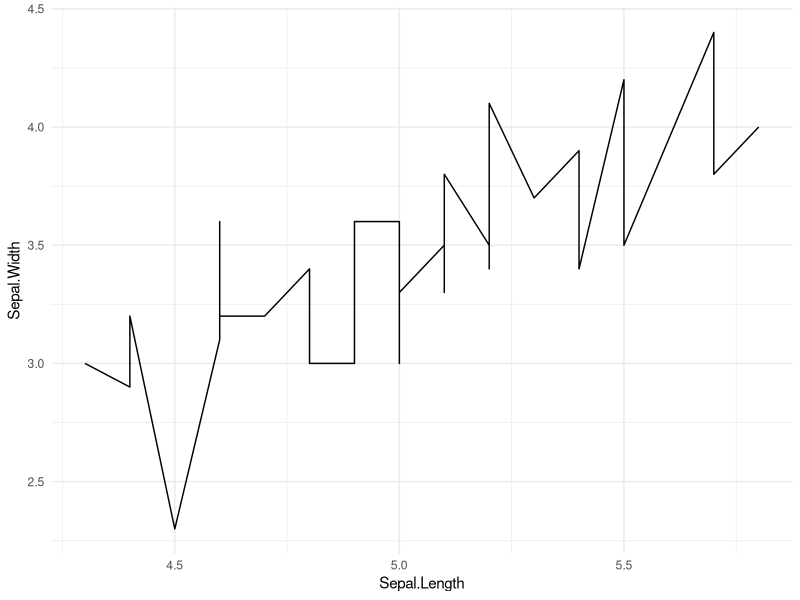
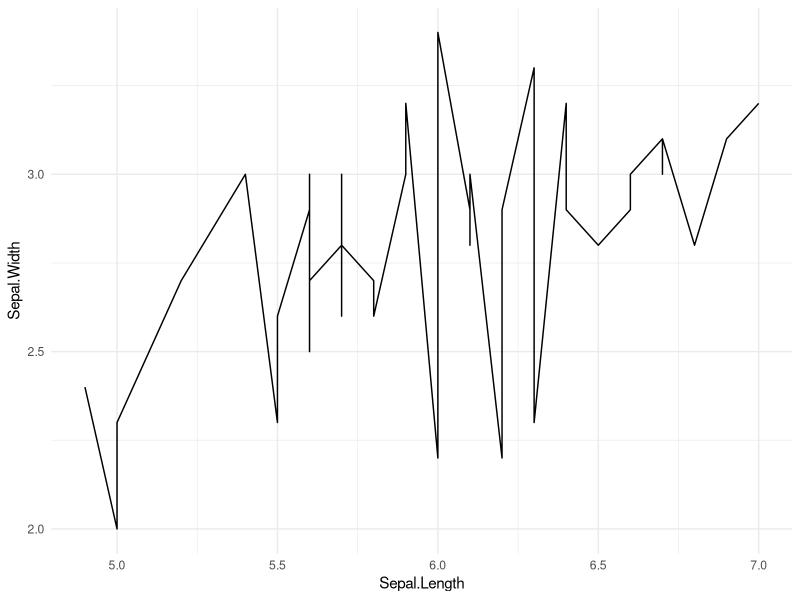
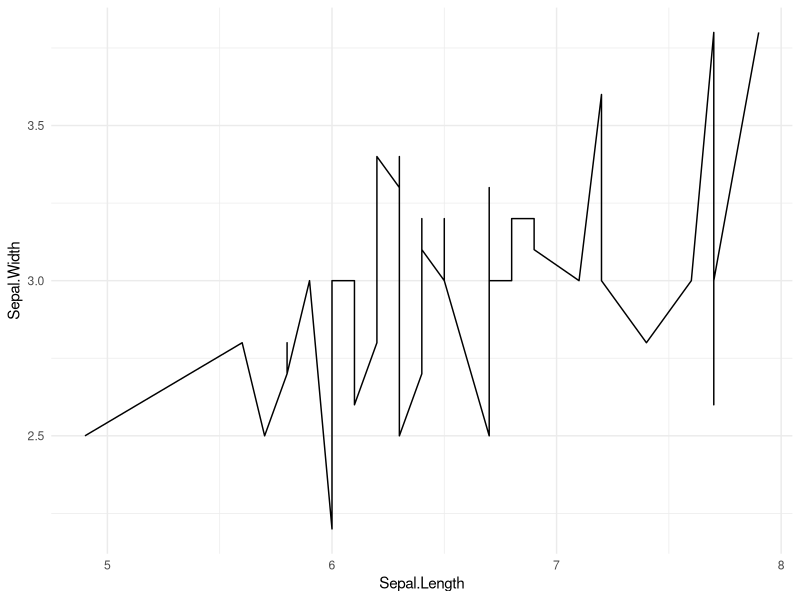
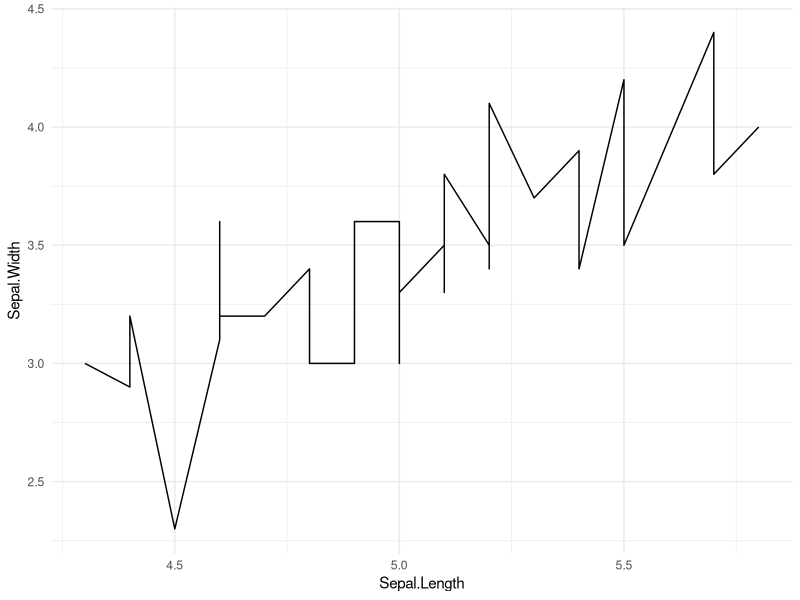
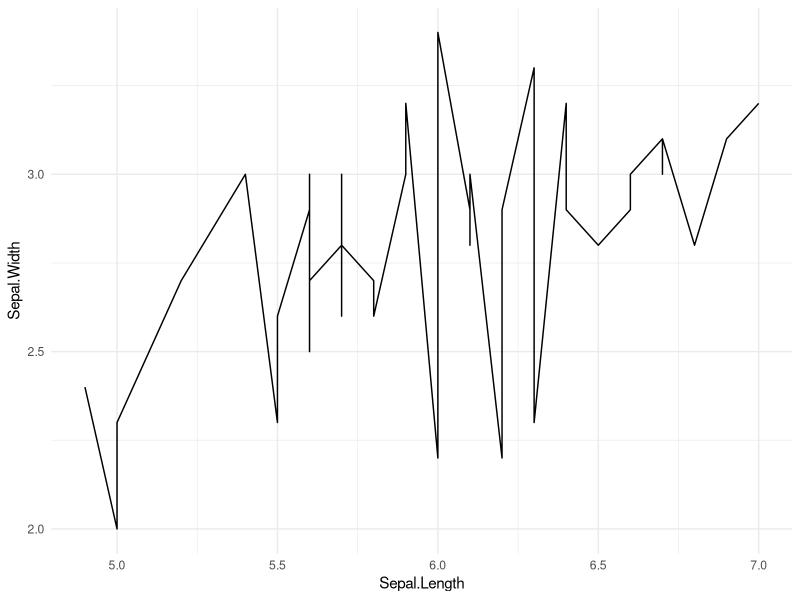
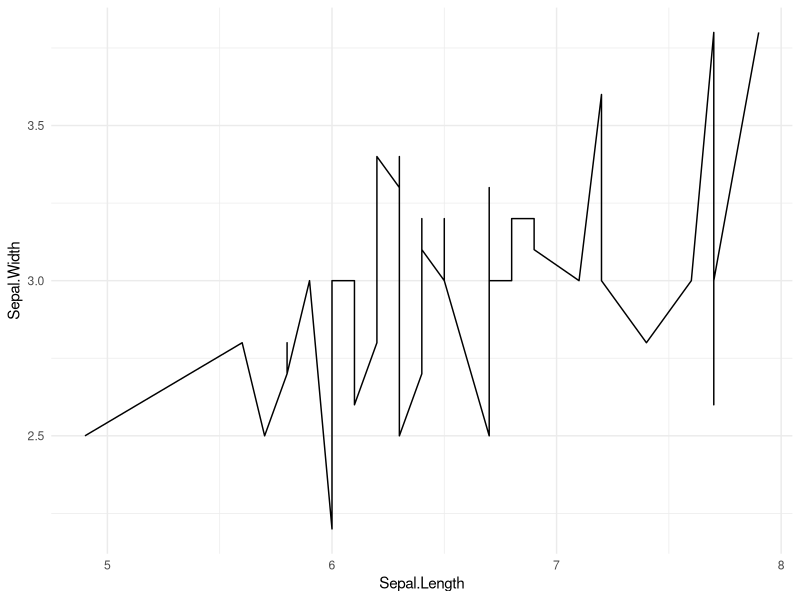
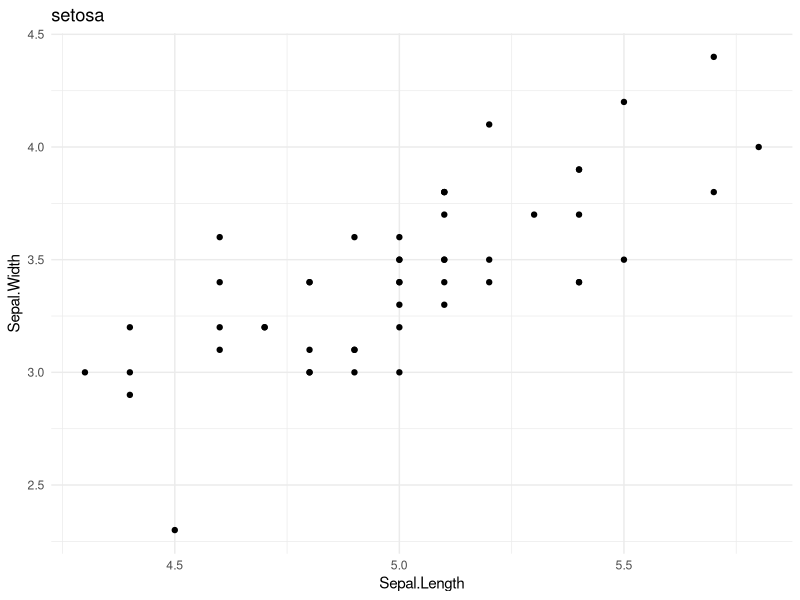
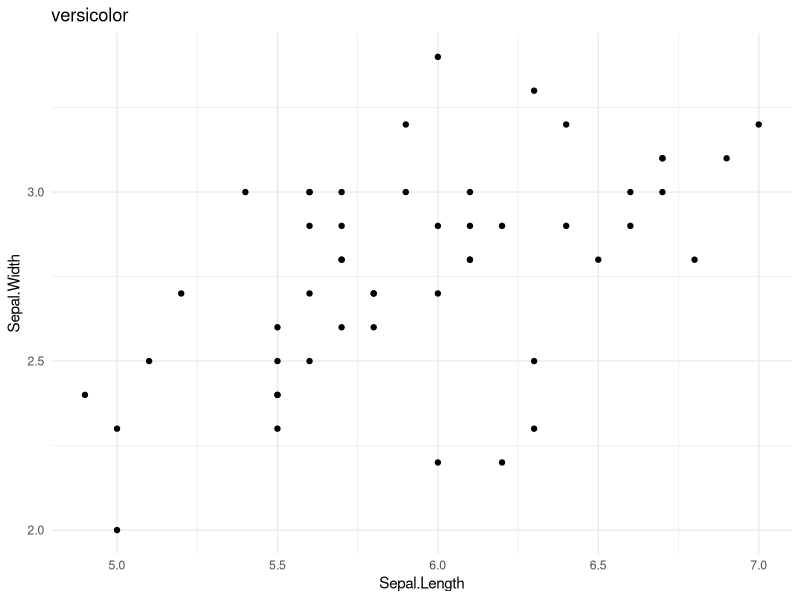

Generate these figures, in order, with R: (Note: this script raises an error after producing the figures.)
library(tidyverse)

Plot <- iris |> select(1,2,5) |>
  group_by(Species) |> nest() |> mutate(plot=map2(.x = data,.y = Species,~ggplot(data = .x)+theme_minimal()+geom_line(aes(x = Sepal.Length,y = Sepal.Width))))


print(Plot$plot)


Plot |> pull()




Plot <- iris  |>
group_by(Species) |> nest() |> mutate(plot=map2(.x = data,.y = Species,~ggplot(data = .x)+theme_minimal()+geom_point(aes(x = Sepal.Length,y = Sepal.Width,group=1))+
labs(title = .y)))


Plot |> pull()


# Save the Plot
map2(paste0(Plot$plot, ".pdf"), Plot$plot, ggsave)


# Model
mtcars_nested <- mtcars %>%
  group_by(cyl) %>%
  nest()


mtcars_nested

# Fit the Model
mtcars_nested <- mtcars_nested %>%
  mutate(model = map(data, function(df) ~lm(mpg ~ wt, data = df)))

mtcars_nested



# List of Prediction

mtcars_nested <- mtcars_nested %>%
  mutate(model = map(model, predict))

mtcars_nested



library(purrr)

mtcars %>%
  split(.$cyl) %>% # from base R
  map(~ lm(mpg ~ wt, data = .)) %>%
  map(summary) %>%
  map_dbl("r.squared")

# purr model function

mtcars_model <- mtcars |> group_by(cyl) |>
  nest() |>
  mutate(model=map(.x = data,.f = ~lm(formula = mpg~vs+am,data = .))) |>
mutate(model_summary=map(.x = model,.f = ~summary(.))) |>
  mutate(anova=map(.x = model,.f = ~anova(.))) |>
  mutate(rsqr=map_dbl(.x = model_summary,.f = ~.[['r.squared']]))


# View the output from the model
mtcars_model$anova[[1]]
mtcars_model$model_summary[[1]]

mtcars_model$model_summary[[1]][['r.squared']]


mtcars_model |> pluck('model_summary',1)

mtcars_model |> pluck('anova',1)


mtcars_model |> pluck('anova')

mtcars_model |> pluck('model_summary')

mtcars_model |> pluck('model')

mtcars_model |> chuck('anova')


# Shot cut for anova and summary
summary(mtcars_model$model[[1]]) # for Anova

anova(mtcars_model$model[[1]]) # Return the summary




